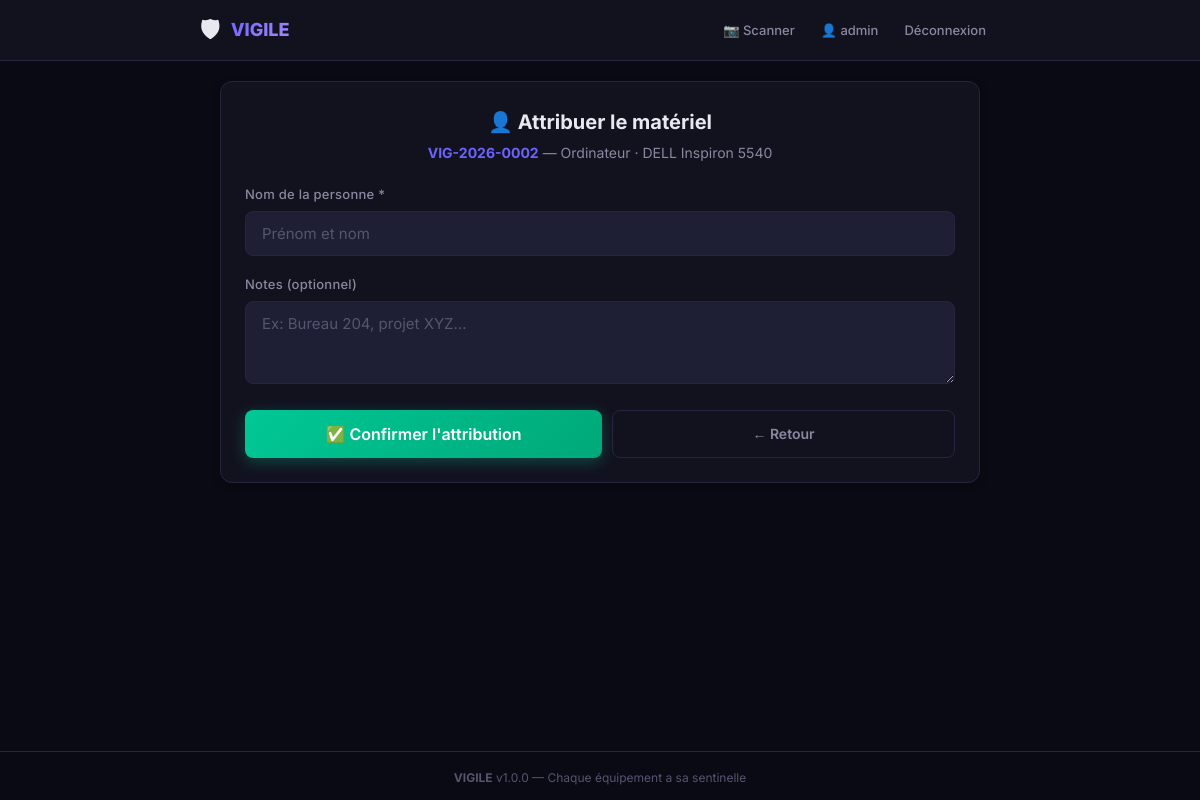
Page /materiel/VIG-2026-0002/attribuer (signed in) on the committed database.
### models.py (models this page shows, shortened)
class Base(DeclarativeBase):
    pass

class User(Base):
    __tablename__ = "users"
    id = Column(Integer, primary_key=True, autoincrement=True)
    username = Column(String(80), unique=True, nullable=False, index=True)
    email = Column(String(120), unique=True, nullable=False)
    password_hash = Column(String(255), nullable=False)
    role = Column(String(20), nullable=False, default="gestionnaire")
    created_at = Column(
        DateTime, nullable=False, default=lambda: datetime.now(timezone.utc)
    )
    is_active = Column(Boolean, nullable=False, default=True)
    materiels_crees = relationship(
        "Materiel", back_populates="createur", lazy="dynamic"
    )
    attributions_faites = relationship(
        "Attribution", back_populates="attribueur", lazy="dynamic"
    )

class Materiel(Base):
    __tablename__ = "materiels"
    id = Column(Integer, primary_key=True, autoincrement=True)
    code_vigile = Column(String(20), unique=True, nullable=False, index=True)
    qr_code_path = Column(String(255), nullable=True)
    type = Column(String(50), nullable=False)  # ordinateur, clavier, souris, etc.
    marque = Column(String(100), nullable=True)
    modele = Column(String(100), nullable=True)
    numero_serie = Column(String(100), nullable=True)
    etat = Column(String(20), nullable=False, default="neuf")
    emplacement = Column(String(50), nullable=False, default="réserve")
    date_acquisition = Column(DateTime, nullable=True)
    notes = Column(Text, nullable=True)
    created_at = Column(
        DateTime, nullable=False, default=lambda: datetime.now(timezone.utc)
    )
    created_by = Column(Integer, ForeignKey("users.id"), nullable=True)
    createur = relationship("User", back_populates="materiels_crees")
    attributions = relationship(
        "Attribution",
        back_populates="materiel",
        lazy="dynamic",
        order_by="Attribution.date_attribution.desc()"
    )

### web/routes.py (the view, shortened to what this page needs)
@main_bp.route("/materiel/<code_vigile>/attribuer", methods=["GET", "POST"])
@login_required
def attribuer(code_vigile):
    session = get_session()
    try:
        materiel = session.query(Materiel).filter_by(
            code_vigile=code_vigile
        ).first()
        if not materiel:
            flash("Matériel introuvable.", "error")
            return redirect(url_for("main.scan"))
        attr_active = (
            session.query(Attribution)
            .filter_by(materiel_id=materiel.id, is_active=True)
            .first()
        )
        return render_template(
            "assign.html",
            materiel=materiel,
            action="attribuer"
        )
    except Exception as e:
        session.rollback()
        flash(f"Erreur : {e}", "error")
        return redirect(url_for("main.fiche_materiel", code_vigile=code_vigile))
    finally:
        session.close()

### database.py (called while the page is built)
def get_session():
    return SessionLocal()

### web/auth.py (called while the page is built)
@login_manager.user_loader
def load_user(user_id):
    session = get_session()
    try:
        user = session.query(User).get(int(user_id))
        if user and user.is_active:
            return FlaskUser(user)
        return None
    except Exception:
        return None
    finally:
        session.close()

    @property
    def is_active(self):
        return self._is_active

### web/routes.py (called while the page is built)
def create_flask_app():
    app = Flask(
        __name__,
        template_folder=os.path.join(
            os.path.dirname(os.path.abspath(__file__)), "templates"
        )
    )
    app.config["SECRET_KEY"] = SECRET_KEY
    app.config["SESSION_COOKIE_NAME"] = "vigile_session"
    @app.context_processor
    def inject_globals():
        return {
            "app_name": APP_NAME,
            "app_slogan": APP_SLOGAN,
            "app_version": APP_VERSION,
        }
    from web.auth import login_manager, auth_bp
    login_manager.init_app(app)
    app.register_blueprint(auth_bp)
    app.register_blueprint(main_bp)
    return app

### web/templates/assign.html (shortened to what this page needs)
{% extends "base.html" %}
{% block content %}
<div class="card">
    <div class="card-header text-center">
        <h1 class="card-title">
            {% if action == 'attribuer' %}
                👤 Attribuer le matériel
            {% else %}
                📦 Récupérer le matériel
            {% endif %}
        </h1>
        <p class="card-subtitle">
            <span style="color: var(--accent); font-weight: 700;">{{ materiel.code_vigile }}</span>
            — {{ materiel.type | capitalize }}
            {% if materiel.marque %} · {{ materiel.marque }}{% endif %}
            {% if materiel.modele %} {{ materiel.modele }}{% endif %}
        </p>
    </div>
    {% if action == 'attribuer' %}
    <form method="POST" action="{{ url_for('main.attribuer', code_vigile=materiel.code_vigile) }}">
        <div class="form-group">
            <label for="nom" class="form-label">Nom de la personne *</label>
            <input type="text" id="nom" name="nom" class="form-input"
                   placeholder="Prénom et nom" required autofocus
                   autocomplete="name">
        </div>
        <div class="form-group">
            <label for="notes" class="form-label">Notes (optionnel)</label>
            <textarea id="notes" name="notes" class="form-input"
                      placeholder="Ex: Bureau 204, projet XYZ..."
                      rows="3"></textarea>
        </div>
        <div class="btn-group mt-2">
            <button type="submit" class="btn btn-success btn-lg">
                ✅ Confirmer l'attribution
            </button>
            <a href="{{ url_for('main.fiche_materiel', code_vigile=materiel.code_vigile) }}"
               class="btn btn-outline">
                ← Retour
            </a>
        </div>
    </form>
    {% endif %}
</div>
{% endblock %}

### web/templates/base.html (shortened to what this page needs)
<!DOCTYPE html>
<html lang="fr">
<head>
</head>
<body>
    {% if current_user.is_authenticated %}
    <nav class="navbar">
        <div class="navbar-inner">
            <a href="/" class="navbar-brand">
                <span class="logo">🛡</span>
                <span class="brand-name">{{ app_name }}</span>
            </a>
            <div class="navbar-actions">
                <a href="{{ url_for('main.scan') }}" class="nav-link {% if request.path == '/scan' %}active{% endif %}">📷 Scanner</a>
                <span class="navbar-user">👤 {{ current_user.username }}</span>
                <a href="{{ url_for('auth.logout') }}" class="nav-link">Déconnexion</a>
            </div>
        </div>
    </nav>
    {% endif %}
    <main class="main-content">
        {% block content %}{% endblock %}
    </main>
    <footer class="footer">
        <strong>{{ app_name }}</strong> v{{ app_version }} — {{ app_slogan }}
    </footer>
</body>
</html>

### web/templates/base.html (style rules this page uses)
:root { --bg-dark: #0a0a14; --bg-card: #12121f; --bg-card-hover: #1a1a2e; --bg-input: #1e1e35; --accent: #6c63ff; --accent-hover: #7b73ff; --accent-green: #00c896; --accent-green-dim: rgba(0, 200, 150, 0.15); --accent-orange: #ff9f43; --accent-orange-dim: rgba(255, 159, 67, 0.15); --accent-red: #ff6b6b; --accent-red-dim: rgba(255, 107, 107, 0.15); --accent-blue: #54a0ff; --accent-blue-dim: rgba(84, 160, 255, 0.15); --text-primary: #e8e8f0; --text-secondary: #8888a0; --text-muted: #555570; --border: #252540; --gold: #ffd700; --shadow: 0 4px 24px rgba(0, 0, 0, 0.4); --shadow-sm: 0 2px 8px rgba(0, 0, 0, 0.3); --radius: 12px; --radius-sm: 8px; --transition: all 0.25s cubic-bezier(0.4, 0, 0.2, 1); }
*, *::before, *::after { margin: 0; padding: 0; box-sizing: border-box; }
html { font-size: 16px; scroll-behavior: smooth; }
body { font-family: 'Inter', -apple-system, BlinkMacSystemFont, sans-serif; background: var(--bg-dark); color: var(--text-primary); min-height: 100vh; line-height: 1.6; -webkit-font-smoothing: antialiased; }
.navbar { background: var(--bg-card); border-bottom: 1px solid var(--border); padding: 0 20px; position: sticky; top: 0; z-index: 100; backdrop-filter: blur(12px); -webkit-backdrop-filter: blur(12px); }
.navbar-inner { max-width: 800px; margin: 0 auto; display: flex; align-items: center; justify-content: space-between; height: 60px; }
.navbar-brand { display: flex; align-items: center; gap: 10px; text-decoration: none; color: var(--text-primary); }
.navbar-brand .logo { font-size: 24px; }
.navbar-brand .brand-name { font-weight: 800; font-size: 18px; background: linear-gradient(135deg, var(--accent), #a78bfa); -webkit-background-clip: text; -webkit-text-fill-color: transparent; background-clip: text; }
.navbar-actions { display: flex; align-items: center; gap: 12px; }
.navbar-user { color: var(--text-secondary); font-size: 13px; font-weight: 500; }
.nav-link { color: var(--text-secondary); text-decoration: none; font-size: 13px; font-weight: 500; padding: 6px 14px; border-radius: var(--radius-sm); transition: var(--transition); }
.main-content { max-width: 800px; margin: 0 auto; padding: 20px; min-height: calc(100vh - 60px - 50px); }
.card { background: var(--bg-card); border: 1px solid var(--border); border-radius: var(--radius); padding: 24px; margin-bottom: 16px; box-shadow: var(--shadow-sm); transition: var(--transition); }
.card-header { margin-bottom: 20px; }
.card-title { font-size: 20px; font-weight: 700; margin-bottom: 4px; }
.card-subtitle { color: var(--text-secondary); font-size: 14px; }
.btn { display: inline-flex; align-items: center; justify-content: center; gap: 8px; padding: 12px 24px; border: none; border-radius: var(--radius-sm); font-family: 'Inter', sans-serif; font-size: 14px; font-weight: 600; cursor: pointer; transition: var(--transition); text-decoration: none; line-height: 1; }
.btn-success { background: linear-gradient(135deg, var(--accent-green), #00a878); color: #ffffff; box-shadow: 0 4px 15px rgba(0, 200, 150, 0.3); }
.btn-outline { background: transparent; border: 1px solid var(--border); color: var(--text-secondary); }
.btn-lg { padding: 16px 32px; font-size: 16px; }
.form-group { margin-bottom: 18px; }
.form-label { display: block; color: var(--text-secondary); font-size: 13px; font-weight: 500; margin-bottom: 6px; letter-spacing: 0.02em; }
.form-input { width: 100%; padding: 12px 16px; background: var(--bg-input); border: 1px solid var(--border); border-radius: var(--radius-sm); color: var(--text-primary); font-family: 'Inter', sans-serif; font-size: 15px; transition: var(--transition); outline: none; }
.form-input::placeholder { color: var(--text-muted); }
textarea.form-input { resize: vertical; min-height: 80px; }
.footer { text-align: center; padding: 16px 20px; color: var(--text-muted); font-size: 12px; border-top: 1px solid var(--border); }
.text-center { text-align: center; }
.mt-2 { margin-top: 16px; }
.btn-group { display: flex; gap: 10px; flex-wrap: wrap; }
.btn-group .btn { flex: 1; min-width: 120px; }

### rows in the picture
User: username "admin"
Materiel: code_vigile "VIG-2026-0002", type "Ordinateur", marque "DELL", modele "Inspiron 5540"

### other values in the picture
{{ app_name }} "VIGILE"
{{ app_version }} "1.0.0"
{{ app_slogan }} "Chaque équipement a sa sentinelle"
